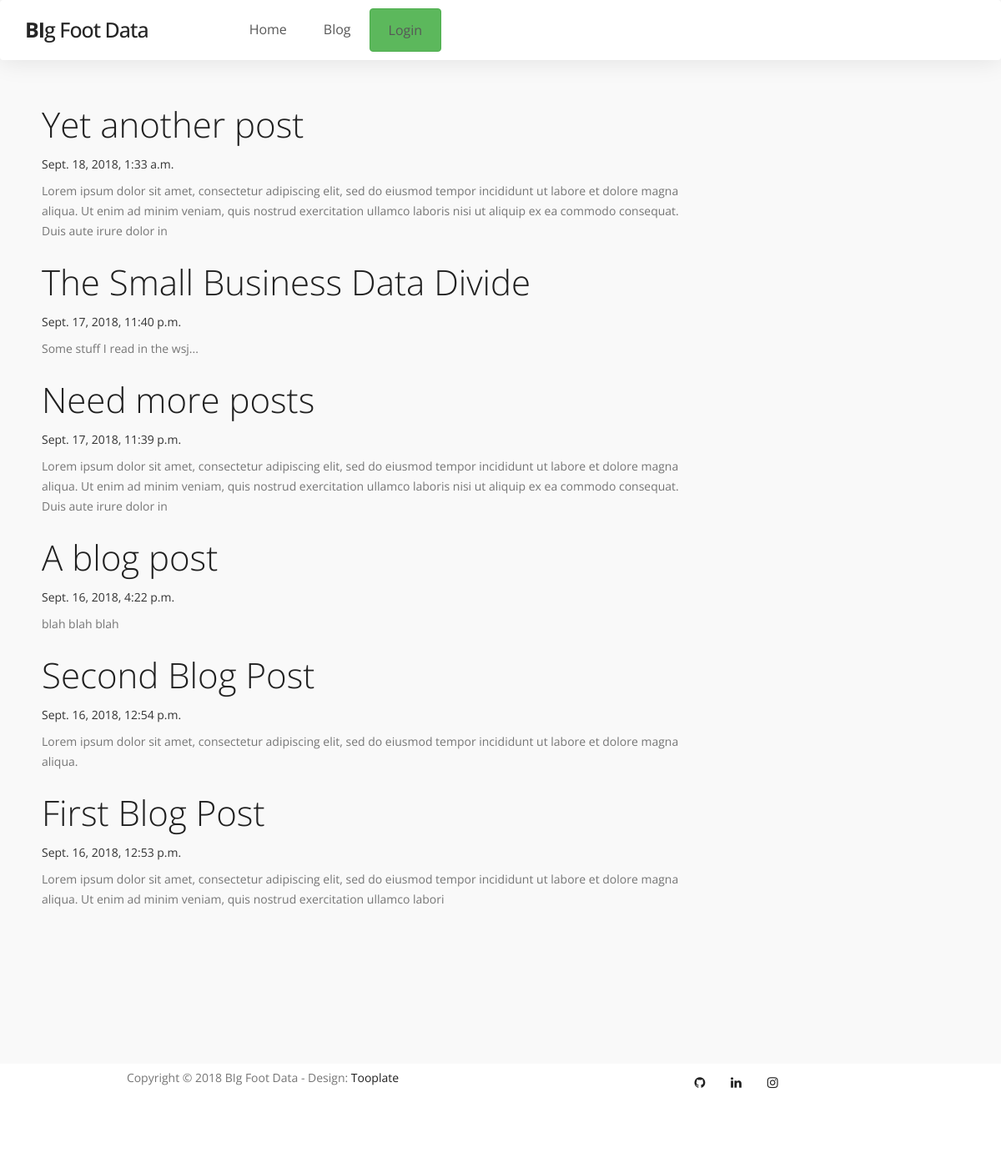
Screenshot of /blog/ with the database file from the repository.
### blog/models.py (models this page shows, shortened)
class Post(models.Model):
	author = models.ForeignKey('auth.User',on_delete=models.CASCADE)
	title = models.CharField(max_length=200)
	short_text = models.CharField(max_length=256)
	text = models.TextField()
	created_date = models.DateTimeField(default=timezone.now())
	published_date = models.DateTimeField(blank=True,null=True)

### blog/views.py (the view)
# urls.py: path('', views.post_list, name='post_list'),
def post_list(request):
	posts = Post.objects.order_by('-published_date')
	return render(request, 'blog/post_list.html', {'posts':posts})

### blog/templates/blog/post_list.html
{% extends 'blog/base.html' %}
{% block content %}
    {% for post in posts %}
        <div class="post">
            <h1><a href="{% url 'myblog:post_detail' pk=post.pk %}">{{ post.title }}</a></h1>
               <div class="date">
                {{ post.published_date }}
            </div>
            <p>{{ post.short_text|linebreaks }}</p>
        </div>
    {% endfor %}
{% endblock %}

### blog/templates/blog/base.html (shortened to what this page needs)
{% load static %}
<!DOCTYPE html>
<html lang="en">
<head>
     <link rel="stylesheet" href="{% static 'css/bootstrap.min.css' %}">
     <link rel="stylesheet" href="{% static 'css/font-awesome.min.css' %}">
     <link rel="stylesheet" href="{% static 'css/blog.css' %}">
</head>
<body>
<head>
     <section id="myheader" class="navbar custom-navbar top-nav-collapse" role="navigation" >
          <div  class="container">
               <div class="navbar-header mylogo">
                    <a href="{% url 'landing:home' %}" class="navbar-brand"><strong>BI</strong>g Foot Data</a>
               </div>
               <div class="collapse navbar-collapse">
                    <ul class="nav navbar-nav">
                         <li><a href="{% url 'landing:home' %}"  class="smoothScroll">Home</a></li>
                         <li><a href=" {% url 'myblog:post_list' %}" class="smoothScroll">Blog</a></li>
                         <li><a href="#Login" class="btn btn-success">Login</a></li>
                    </ul>
               </div>
          </div>
     </section>
    </head>
    <div  class="content-container">
        <div class="row">
            <div id="mycontent" class="col-md-8">
            {% block content %}
            {% endblock %}
            </div>
        </div>
    </div>
     <footer id="myfooter"  data-stellar-background-ratio="0.5">
          <div class="container myfooter">
               <div class="row">
                    <div class="copyright-text col-md-12 col-sm-12">
                         <div class="col-md-6 col-sm-6">
                              <p>Copyright &copy; 2018 BIg Foot Data - Design:
                                <a rel="nofollow" href="http://tooplate.com">Tooplate</a></p>
                         </div>
                         <div class="col-md-6 col-sm-6">
                              <ul class="social-icon">
                                   <li><a href="#" class="fa fa-github" ></a></li>
                                   <li><a href="#" class="fa fa-linkedin"></a></li>
                                   <li><a href="#" class="fa fa-instagram"></a></li>
                              </ul>
                         </div>
                    </div>
               </div>
          </div>
     </footer>
     </body>
  </html>

### blog/static/css/blog.css (style rules this page uses)
body { font-family: 'Open Sans', sans-serif; overflow-x: hidden; background: #f9f9f9; }
h1,h2,h3,h4,h5,h6 { font-weight: 300; line-height: normal; }
h1 { font-size: 3em; }
p { color: #757575; font-size: 14px; font-weight: normal; line-height: 24px; }
html { -webkit-font-smoothing: antialiased; }
a { color: #202020; text-decoration: none !important; }
a, input, button, .form-control { -webkit-transition: 0.5s; transition: 0.5s; }
section { position: relative; padding: 100px 0; }
#contact, footer { background: #ffffff; text-align: center; }
.custom-navbar { border: none; margin-bottom: 0; padding: 25px 0; }
.custom-navbar .navbar-brand { color: #ffffff; font-size: 25px; font-weight: 500; letter-spacing: -1px; }
.top-nav-collapse { background: #ffffff; }
.custom-navbar .navbar-nav { margin-left: 6em; }
.custom-navbar .nav li a { font-size: 16px; font-weight: normal; color: #f0f0f0; padding-right: 22px; padding-left: 22px; }
@media (min-width:768px) { .custom-navbar { border-bottom: 0; background: 0 0; } }
@media (min-width:768px) { .custom-navbar.top-nav-collapse { background: #ffffff; -webkit-box-shadow: 0 1px 30px rgba(0, 0, 0, 0.1); -moz-box-shadow: 0 1px 30px rgba(0, 0, 0, 0.1); box-shadow: 0 1px 30px rgba(0, 0, 0, 0.1); padding: 10px 0; } }
@media (min-width:768px) { .top-nav-collapse .navbar-brand { color: #252525; } }
@media (min-width:768px) { .top-nav-collapse .nav li a { color: #575757; } }
footer { padding-bottom: 80px; }
.copyright-text p { margin: 5px; }
.social-icon { position: relative; padding: 0; margin: 0; }
.social-icon li { display: inline-block; list-style: none; }
.social-icon li a { border-radius: 50px; color: #202020; font-size: 15px; width: 35px; height: 35px; line-height: 35px; text-decoration: none; text-align: center; position: relative; margin: 5px 5px 5px 0; }
#myheader { position:fixed; opacity:1; z-index: 1; width:100%; margin-top:0px; }
#mycontent { margin-left:50px; margin-top:100px; margin-bottom:300px; }
#myfooter { margin-top:100px; bottom:0; width:100%; position:fixed; }

### rows the page displays
Post: title "Yet another post", published_date "Sept. 18, 2018, 1:33 a.m.", short_text "Lorem ipsum dolor sit amet, consectetur adipiscing elit, sed do eiusmod tempor incididunt ut labore et dolore magna aliqua. Ut enim ad minim veniam, quis nostrud exercitation ullamco laboris nisi ut aliquip ex ea commodo consequat. Duis aute irure dolor in"
Post: title "The Small Business Data Divide", published_date "Sept. 17, 2018, 11:40 p.m.", short_text "Some stuff I read in the wsj..."
Post: title "Need more posts", published_date "Sept. 17, 2018, 11:39 p.m.", short_text "Lorem ipsum dolor sit amet, consectetur adipiscing elit, sed do eiusmod tempor incididunt ut labore et dolore magna aliqua. Ut enim ad minim veniam, quis nostrud exercitation ullamco laboris nisi ut aliquip ex ea commodo consequat. Duis aute irure dolor in"
Post: title "A blog post", published_date "Sept. 16, 2018, 4:22 p.m.", short_text "blah blah blah"
Post: title "Second Blog Post", published_date "Sept. 16, 2018, 12:54 p.m.", short_text "Lorem ipsum dolor sit amet, consectetur adipiscing elit, sed do eiusmod tempor incididunt ut labore et dolore magna aliqua."
Post: title "First Blog Post", published_date "Sept. 16, 2018, 12:53 p.m.", short_text "Lorem ipsum dolor sit amet, consectetur adipiscing elit, sed do eiusmod tempor incididunt ut labore et dolore magna aliqua. Ut enim ad minim veniam, quis nostrud exercitation ullamco labori"
